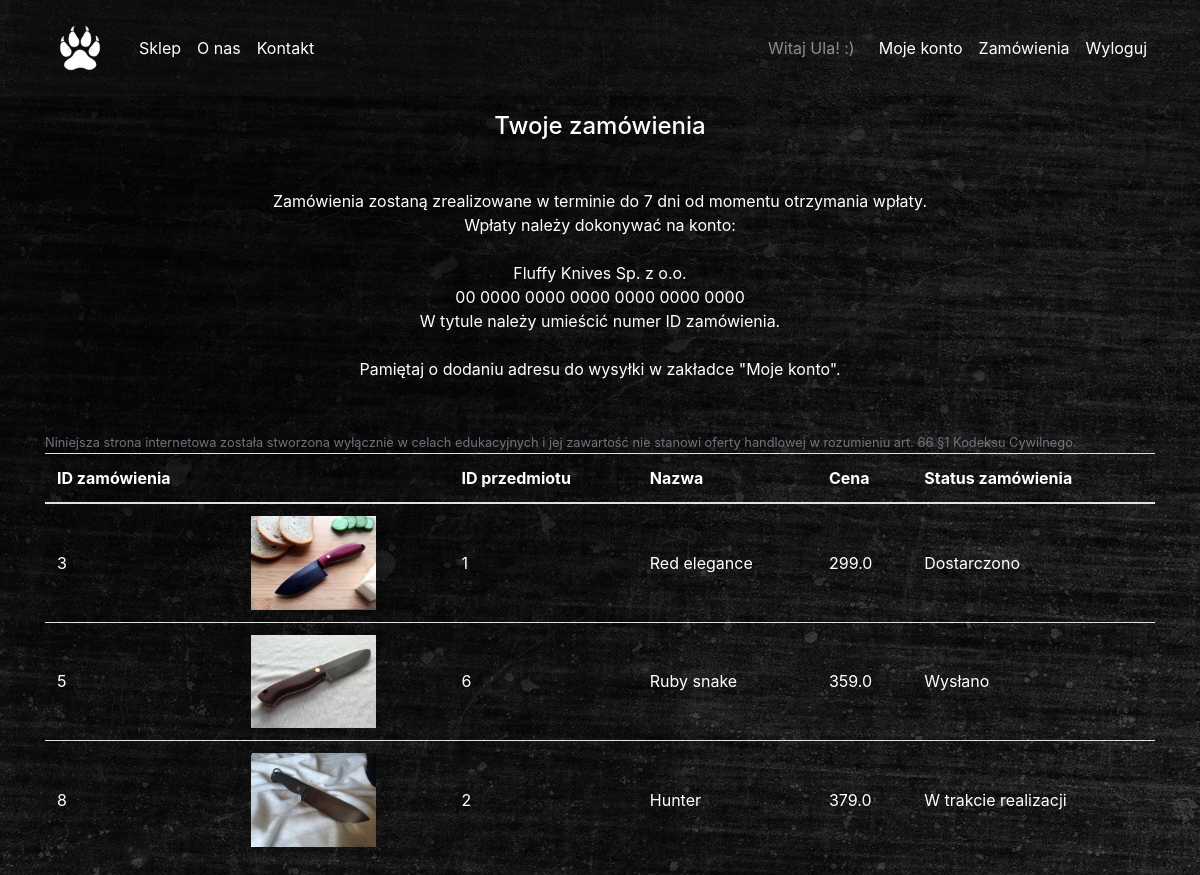
Screenshot of /cart (signed in) with the database file from the repository.
### app_files/db_models.py (models this page shows, shortened)
class User(db.Model, UserMixin):
	__tablename__ = 'User' # name needs to be given to make relationship working
	id = db.Column(db.Integer, primary_key=True)
	username = db.Column(db.String(20), unique=True, nullable=False)
	email = db.Column(db.String(120), unique=True, nullable=False)
	password = db.Column(db.String(60), nullable=False)
	imageFile = db.Column(db.String(20), nullable=False, default='defaultpp.jpg')
	adress = db.Column(db.String(200))
	phone = db.Column(db.String(20))
	isAdmin = db.Column(db.Boolean, default=False)

class Order(db.Model):
	id = db.Column(db.Integer, primary_key=True)
	itemID = db.Column(db.ForeignKey('Item.id'))  # nullable=Flase causes an error when a new row is added in my db editor
	userID = db.Column(db.ForeignKey('User.id'))  # as above
	status = db.Column(db.String, nullable = False, default='W trakcie realizacji')
	item = db.relationship('Item', backref="user_associations")
	user = db.relationship('User', backref="item_associations")

class Item(db.Model):
	__tablename__ = 'Item' # name needs to be given to make relationship working
	id = db.Column(db.Integer, primary_key=True)
	itemName = db.Column(db.String(30), unique=True, nullable=False)
	itemMainDescription = db.Column(db.String(30))
	itemPointsDescription = db.Column(db.String(200))
	itemImage = db.Column(db.String(30), nullable=False)
	itemPrice = db.Column(db.Float, nullable=False)

### app_files/routes.py (the view)
@app.route('/cart', methods=['GET', 'POST'])
@login_required
def cart():
	if current_user.isAdmin:
		return redirect(url_for('root'))
	if request.method == 'POST':
		orderedItemID = int(request.form['orderedItemID'])
		order = Order(itemID=orderedItemID, userID=current_user.id)
		db.session.add(order)
		db.session.commit()
	ordersList = db.session.query(Order, Item).filter(Order.userID==current_user.id).join(Item, Order.itemID==Item.id)
	return render_template('cart.html', ordersList=ordersList)

### app_files/db_models.py (called while the page is built)
@login_manager.user_loader
def load_user(user_id):
	return User.query.get(int(user_id))

### app_files/templates/cart.html
{% extends "layout.html" %}
{% block navbarposition %}
<nav class="navbar navbar-expand-md navbar-dark Bggrey" id="navbarMain">
{% endblock %}
{% block content %}
<div class="container">
	<h4 class="text-center mt-3 mb-5">Twoje zamówienia</h4>
	<p class="text-center mb-5">
		Zamówienia zostaną zrealizowane w terminie do 7 dni od momentu otrzymania wpłaty.<br/>
		Wpłaty należy dokonywać na konto:<br/><br/>
		Fluffy Knives Sp. z o.o.<br/>
		00 0000 0000 0000 0000 0000 0000<br/>
		W tytule należy umieścić numer ID zamówienia.<br/><br/>
		Pamiętaj o dodaniu adresu do wysyłki w zakładce "Moje konto".
	</p>
	<small class="text-muted">Niniejsza strona internetowa została stworzona wyłącznie w celach edukacyjnych i jej zawartość nie stanowi oferty handlowej w rozumieniu art. 66 §1 Kodeksu Cywilnego.</small>
	<div class="table-responsive">
		<table class="table">
			<thead>
				<tr>
					<th scope="col">ID zamówienia</th>
					<th scope="col"></th>
					<th scope="col">ID przedmiotu</th>
					<th scope="col">Nazwa</th>
					<th scope="col">Cena</th>
					<th scope="col">Status zamówienia</th>
				</tr>
			</thead>
			<tbody>
				{% for i in ordersList %}
				<tr class="text-nowrap">
					<td class="align-middle">{{ i[0].id }}</td>
					<td><img class="img-fluid Img125 img-responsive"
					src="{{url_for('static', filename='images/shop/'+ i[1].itemImage)}}"
					alt="Item image"></td>
					<td class="align-middle">{{ i[0].itemID }}</td>
					<td class="align-middle">{{ i[1].itemName }}</td>
					<td class="align-middle">{{ i[1].itemPrice }}</td>
					<td class="align-middle">{{ i[0].status }}</td>
				</tr>
				{% endfor %}
			</tbody>
		</table>
	</div>
</div>
{% endblock content %}

### app_files/templates/layout.html (shortened to what this page needs)
<!DOCTYPE html>
<html lang="pl">
<head>
	<link rel="stylesheet" href="https://stackpath.bootstrapcdn.com/bootstrap/4.1.1/css/bootstrap.min.css">
	<link href="{{ url_for('static', filename='css/customstyle.css') }}" rel="stylesheet" type="text/css">
</head>
<body>
{% block navbarposition %}{% endblock %}
	<div class="container">
		<a class="navbar-brand" href="/">
			<img src="{{ url_for('static', filename='images/tigerfootprint.png') }}" width="70" height="70" alt="logo">
		</a>
		<div class="collapse navbar-collapse" id="navbarResponsive">
			<ul class="navbar-nav">
				<li class="nav-item">
					<a class="nav-link" href="/#shop">Sklep</a>
				</li>
				<li class="nav-item">
					<a class="nav-link text-nowrap" href="/#aboutus">O nas</a>
				</li>
				<li class="nav-item">
					<a class="nav-link" href="/#contact">Kontakt</a>
				</li>
			</ul>
			{% if current_user.isAdmin %}
				<ul class="navbar-nav ml-auto">
					<span class="navbar-text mr-3">KONTO ADMINISTRATORA</span>
					<li class="nav-item">
						<a class="nav-link" href="{{ url_for('shopmanagement') }}">Zarządzaj sklepem</a>
					</li>
					<li class="nav-item">
						<a class="nav-link" href="{{ url_for('orders') }}">Zamówienia</a>
					</li>
					<li class="nav-item">
						<a class="nav-link" href="{{ url_for('logout') }}">Wyloguj</a>
					</li>
				</ul>
			{% elif current_user.is_authenticated %}
				<ul class="navbar-nav ml-auto">
					<span class="navbar-text mr-3">Witaj {{ current_user.username }}! :)</span>
					<li class="nav-item">
						<a class="nav-link" href="{{ url_for('account') }}">Moje konto</a>
					</li>
					<li class="nav-item">
						<a class="nav-link" href="{{ url_for('cart') }}">Zamówienia</a>
					</li>
					<li class="nav-item">
						<a class="nav-link" href="{{ url_for('logout') }}">Wyloguj</a>
					</li>
				</ul>
			{% endif %}
		</div>
	</div>
</nav>
{% block content %}{% endblock %}
</body>
</html>

### app_files/static/css/customstyle.css (style rules this page uses)
body { background-image: url("../images/bgimage.jpg"); color: white; }
.Bggrey { background-color: rgba(31, 29, 29, 0.3); }
#navbarMain .nav-link, #navbarMain .navbar-toggler { color: #fff; }
.Img125 { max-height: 125px; max-width: 125px; }

### rows the page displays
User: username "Ula"
Order: id "3", itemImage (picture), itemID "1", itemName "Red elegance", itemPrice "299.0", status "Dostarczono"
Order: id "5", itemImage (picture), itemID "6", itemName "Ruby snake", itemPrice "359.0", status "Wysłano"
Order: id "8", itemImage (picture), itemID "2", itemName "Hunter", itemPrice "379.0", status "W trakcie realizacji"
